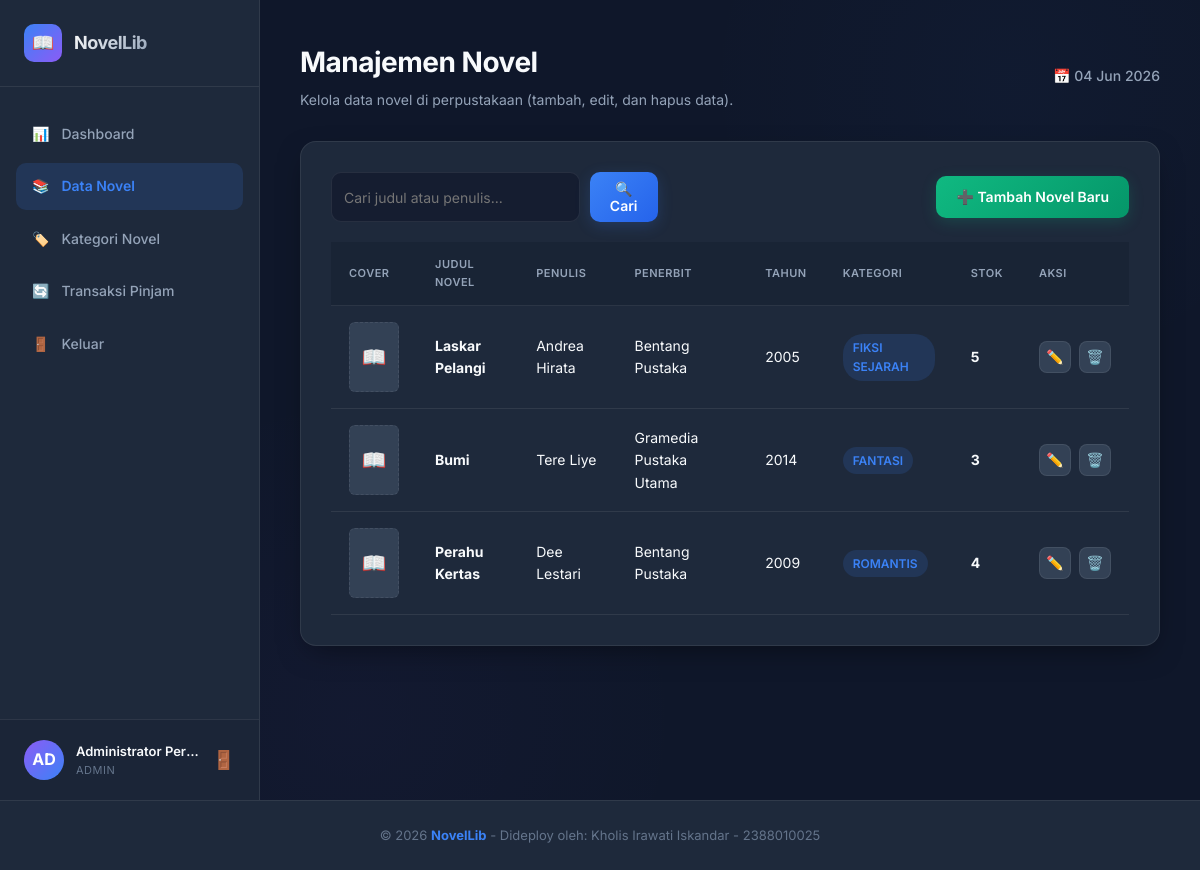
Page /novels.php (signed in) on the committed database.
### tables this page shows
CREATE TABLE IF NOT EXISTS `novels` (
  `id` INT AUTO_INCREMENT PRIMARY KEY,
  `title` VARCHAR(150) NOT NULL,
  `author` VARCHAR(100) NOT NULL,
  `publisher` VARCHAR(100) DEFAULT NULL,
  `year` INT DEFAULT NULL,
  `category_id` INT DEFAULT NULL,
  `synopsis` TEXT DEFAULT NULL,
  `cover_image` VARCHAR(255) DEFAULT NULL,
  `stock` INT DEFAULT 1,
  `created_at` TIMESTAMP DEFAULT CURRENT_TIMESTAMP,
  FOREIGN KEY (`category_id`) REFERENCES `categories`(`id`) ON DELETE SET NULL ON UPDATE CASCADE
);

CREATE TABLE IF NOT EXISTS `categories` (
  `id` INT AUTO_INCREMENT PRIMARY KEY,
  `name` VARCHAR(50) NOT NULL UNIQUE,
  `description` TEXT DEFAULT NULL
);

### novels.php (the view, shortened to what this page needs)
<?php
$page_title = "Manajemen Novel";
$page_desc = "Kelola data novel di perpustakaan (tambah, edit, dan hapus data).";
require_once 'includes/header.php';
$search = isset($_GET['search']) ? trim($_GET['search']) : '';
?>
<div class="card-section">
    <div style="display: flex; justify-content: space-between; align-items: center; margin-bottom: 20px; flex-wrap: wrap; gap: 15px;">
        <form method="GET" action="novels.php" style="display: flex; gap: 10px;">
            <input type="text" name="search" class="input-control" placeholder="Cari judul atau penulis..." value="<?php echo htmlspecialchars($search); ?>" style="max-width: 250px; padding: 8px 12px; font-size: 14px;">
            <button type="submit" class="btn btn-primary" style="padding: 8px 16px; font-size: 14px;">🔍 Cari</button>
        </form>
        <a href="novel-add.php" class="btn btn-success" style="padding: 10px 20px; font-size: 14px;">
            ➕ Tambah Novel Baru
        </a>
    </div>
    <div class="table-responsive">
        <table class="data-table">
            <thead>
                <tr>
                    <th>Cover</th>
                    <th>Judul Novel</th>
                    <th>Penulis</th>
                    <th>Penerbit</th>
                    <th>Tahun</th>
                    <th>Kategori</th>
                    <th>Stok</th>
                    <th>Aksi</th>
                </tr>
            </thead>
            <tbody>
                <?php
                try {
                    $sql = "SELECT n.*, c.name AS category_name FROM novels n LEFT JOIN categories c ON n.category_id = c.id";
                    $params = [];
                    $sql .= " ORDER BY n.created_at DESC";
                    $stmt = $pdo->prepare($sql);
                    $stmt->execute($params);
                    $novels = $stmt->fetchAll();
                    if (count($novels) > 0) {
                        foreach ($novels as $row) {
                            $cover_src = 'assets/uploads/' . $row['cover_image'];
                            $has_cover = !empty($row['cover_image']) && file_exists($cover_src);
                            echo "<tr>";
                            echo "<td>";
                            if ($has_cover) {
                                echo "<img src='{$cover_src}' alt='Cover' class='novel-cover-img'>";
                            } else {
                                echo "<div class='cover-placeholder'>📖</div>";
                            }
                            echo "</td>";
                            echo "<td><strong>" . htmlspecialchars($row['title']) . "</strong></td>";
                            echo "<td>" . htmlspecialchars($row['author']) . "</td>";
                            echo "<td>" . htmlspecialchars($row['publisher'] ?? '-') . "</td>";
                            echo "<td>" . htmlspecialchars($row['year'] ?? '-') . "</td>";
                            echo "<td><span class='badge badge-primary'>" . htmlspecialchars($row['category_name'] ?? 'Umum') . "</span></td>";
                            echo "<td><strong>" . htmlspecialchars($row['stock']) . "</strong></td>";
                            echo "<td>
                                    <div class='actions-btn-group'>
                                        <a href='novel-edit.php?id={$row['id']}' class='btn-icon edit' title='Edit'>✏️</a>
                                        <a href='novel-delete.php?id={$row['id']}' class='btn-icon delete' title='Hapus' onclick=\"return confirm('Apakah Anda yakin ingin menghapus novel ini?');\">🗑️</a>
                                    </div>
                                  </td>";
                            echo "</tr>";
                        }
                    } else {
                        echo "<tr><td colspan='8' style='text-align: center; color: var(--text-muted);'>Belum ada data novel.</td></tr>";
                    }
                } catch (PDOException $e) {
                    echo "<tr><td colspan='8' class='alert alert-danger'>Terjadi kesalahan database: " . $e->getMessage() . "</td></tr>";
                }
                ?>
            </tbody>
        </table>
    </div>
</div>
<?php
require_once 'includes/footer.php';
?>

### includes/header.php (shortened to what this page needs)
<?php
$current_page = basename($_SERVER['PHP_SELF']);
?>
<!DOCTYPE html>
<html lang="id">
<head>
    <link rel="stylesheet" href="assets/css/style.css">
</head>
<body>
    <div class="app-container">
        <aside class="sidebar">
            <div class="sidebar-brand">
                <div class="logo-icon">📖</div>
                <span>NovelLib</span>
            </div>
            <ul class="sidebar-menu">
                <li class="sidebar-item <?php echo $current_page === 'dashboard.php' ? 'active' : ''; ?>">
                    <a href="dashboard.php">
                        <span>📊</span> <span>Dashboard</span>
                    </a>
                </li>
                <?php if ($_SESSION['role'] === 'admin'): ?>
                    <li class="sidebar-item <?php echo ($current_page === 'novels.php' || $current_page === 'novel-add.php' || $current_page === 'novel-edit.php') ? 'active' : ''; ?>">
                        <a href="novels.php">
                            <span>📚</span> <span>Data Novel</span>
                        </a>
                    </li>
                    <li class="sidebar-item <?php echo $current_page === 'categories.php' ? 'active' : ''; ?>">
                        <a href="categories.php">
                            <span>🏷️</span> <span>Kategori Novel</span>
                        </a>
                    </li>
                    <li class="sidebar-item <?php echo $current_page === 'borrowings.php' ? 'active' : ''; ?>">
                        <a href="borrowings.php">
                            <span>🔄</span> <span>Transaksi Pinjam</span>
                        </a>
                    </li>
                <?php endif; ?>
                <li class="sidebar-item">
                    <a href="logout.php" onclick="return confirm('Apakah Anda yakin ingin keluar?');">
                        <span>🚪</span> <span>Keluar</span>
                    </a>
                </li>
            </ul>
            <div class="sidebar-user">
                <div class="sidebar-user-avatar">
                    <?php echo strtoupper(substr($_SESSION['username'], 0, 2)); ?>
                </div>
                <div class="sidebar-user-info">
                    <div class="sidebar-user-name" title="<?php echo htmlspecialchars($_SESSION['fullname']); ?>">
                        <?php echo htmlspecialchars($_SESSION['fullname']); ?>
                    </div>
                    <div class="sidebar-user-role">
                        <?php echo htmlspecialchars($_SESSION['role']); ?>
                    </div>
                </div>
                <a href="logout.php" class="sidebar-user-logout" onclick="return confirm('Apakah Anda yakin ingin keluar?');" title="Keluar">
                    <span>🚪</span>
                </a>
            </div>
        </aside>
        <main class="main-content">
            <div class="content-header">
                <div class="content-title">
                    <h1><?php echo isset($page_title) ? $page_title : 'Dashboard'; ?></h1>
                    <p><?php echo isset($page_desc) ? $page_desc : 'Ringkasan aktivitas dan informasi perpustakaan.'; ?></p>
                </div>
                <div class="header-date">
                    <span style="color: var(--text-secondary); font-size: 14px; font-weight: 500;">
                        📅 <?php echo date('d M Y'); ?>
                    </span>
                </div>
            </div>

### includes/footer.php (shortened to what this page needs)
        </main>
    </div>
    <footer class="app-footer">
        <div>&copy; <?php echo date('Y'); ?> <strong>NovelLib</strong> - Dideploy oleh: Kholis Irawati Iskandar - 2388010025</div>
    </footer>
</body>
</html>

### rows in the picture
novels: title "Laskar Pelangi", author "Andrea Hirata", publisher "Bentang Pustaka", year "2005", category.name "FIKSI SEJARAH", stock "5"
novels: title "Bumi", author "Tere Liye", publisher "Gramedia Pustaka Utama", year "2014", category.name "FANTASI", stock "3"
novels: title "Perahu Kertas", author "Dee Lestari", publisher "Bentang Pustaka", year "2009", category.name "ROMANTIS", stock "4"

### other values in the picture
substr($_SESSION['username'], 0, 2) "AD"
$_SESSION['fullname'] "Administrator Per…"
$_SESSION['role'] "ADMIN"
$page_title "Manajemen Novel"
$page_desc "Kelola data novel di perpustakaan (tambah, edit, dan hapus data)."
